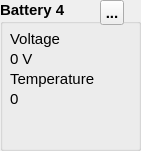
      <widget class="QGroupBox" name="groupBox_5">
       <property name="geometry">
        <rect>
         <x>1050</x>
         <y>170</y>
         <width>141</width>
         <height>151</height>
        </rect>
       </property>
       <property name="font">
        <font>
         <pointsize>11</pointsize>
         <weight>75</weight>
         <bold>true</bold>
        </font>
       </property>
       <property name="title">
        <string>Battery 4</string>
       </property>
       <widget class="QLabel" name="voltage_4">
        <property name="geometry">
         <rect>
          <x>10</x>
          <y>50</y>
          <width>41</width>
          <height>17</height>
         </rect>
        </property>
        <property name="font">
         <font>
          <pointsize>11</pointsize>
          <weight>50</weight>
          <bold>false</bold>
         </font>
        </property>
        <property name="text">
         <string>0 V</string>
        </property>
       </widget>
       <widget class="QLabel" name="label_20">
        <property name="geometry">
         <rect>
          <x>10</x>
          <y>70</y>
          <width>111</width>
          <height>17</height>
         </rect>
        </property>
        <property name="font">
         <font>
          <pointsize>11</pointsize>
          <weight>50</weight>
          <bold>false</bold>
         </font>
        </property>
        <property name="text">
         <string>Temperature </string>
        </property>
       </widget>
       <widget class="QLabel" name="label_21">
        <property name="geometry">
         <rect>
          <x>10</x>
          <y>30</y>
          <width>67</width>
          <height>17</height>
         </rect>
        </property>
        <property name="font">
         <font>
          <pointsize>11</pointsize>
          <weight>50</weight>
          <bold>false</bold>
         </font>
        </property>
        <property name="text">
         <string>Voltage </string>
        </property>
       </widget>
       <widget class="QLabel" name="temp_4">
        <property name="geometry">
         <rect>
          <x>10</x>
          <y>90</y>
          <width>71</width>
          <height>17</height>
         </rect>
        </property>
        <property name="font">
         <font>
          <pointsize>11</pointsize>
          <weight>50</weight>
          <bold>false</bold>
         </font>
        </property>
        <property name="text">
         <string>0 </string>
        </property>
       </widget>
       <widget class="QToolButton" name="toolButton_4">
        <property name="geometry">
         <rect>
          <x>100</x>
          <y>0</y>
          <width>24</width>
          <height>25</height>
         </rect>
        </property>
        <property name="text">
         <string>...</string>
        </property>
       </widget>
      </widget>
